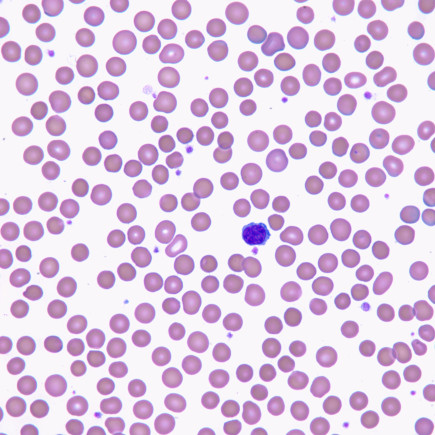
#> input picture images/blood_cells-2.jpg, 435 x 435 px, found by its file name; its folder holds only this picture in this run
$ python lab_8.py   (older library calls are emulated)
#> lines starting #> are read from the running program, lines starting #| are printed output that depends on the picture; after the words box and inside, x2 and y2 are one past the last pixel; in counts of white or black regions, pixels touching at a corner belong together
### utils/file_utils.py
#! /usr/bin/python
import os
from os import path

from argparse import ArgumentParser

import cv2


def _select_file(root):
    files = os.listdir(root)
    print("Select an Image:")
    for i, name in enumerate(files, 1):
        print(f"{i}) {name}")

    size = len(files)
    while True:
        value = input(f"Choice [1 - {size}]: ")
        try:
            value = int(value)
        except ValueError:
            print(f"{value} is not a valid integer")
        else:
            if 1 <= value <= size:
                break
            else:
                print(f"{value} out of range [1 - {size}]")

    return files[value - 1]


def load_image(name=None, root="images", color=False):
    if name is None:
        name = _select_file(root)

    if not path.exists(name):
        name = path.join(root, name)

    if not path.exists(name):
        raise ValueError(f"image file {name} does not exists")

    flag = cv2.IMREAD_COLOR if color else cv2.IMREAD_GRAYSCALE

    img = cv2.imread(name, flags=flag)

    if img is None:
        raise ValueError(f"cannot load {name}")

    return img


# [23 lines left out: functions parse_args, load_image_from_arg, not called in this run]

### utils/image_utils.py
#! /usr/bin/python

import cv2
import numpy as np


# [23 lines left out: functions get_histogram, colorize, not called in this run]


def show_image(*images, wait=0):
    for count, image in enumerate(images, 1):
        if isinstance(image, tuple):
            name, image = image
        else:
            name = f"Image {count}"

        cv2.imshow(name, image)
    if wait >= 0:
        wait *= 1000
        cv2.waitKey(wait)

### lab_8.py
#! /usr/bin/python

# autogenerated on 2020-04-01 09:31

# frequency image filter

import cv2
import numpy as np

from utils import *


def zero_pad(img, ker):
    output = np.zeros(ker.shape)
    size_x, size_y = img.shape

    output[0:size_x, 0:size_y] = img
    return output


def pre_process(img):
    img = img.astype(np.float)
    for i, row in enumerate(img):
        for j, p in enumerate(row):
            img[i, j] = p * (((-1) ** (i + j)))

    return img


def image_filter(img, ker):
    size_x, size_y = img.shape
    img = zero_pad(img, ker)
    img = pre_process(img)
    f_img = np.fft.fft2(img)

    tmp = f_img * ker

    output = np.real(np.fft.ifft2(tmp))
    output = pre_process(output)

    output = np.clip(output, 0, 255)
    output = output[0:size_x, 0:size_y]
    return output.astype(np.uint8)


def make_low_pass_kernel(size):
    tmp = np.ones((size, size))
    tmp /= size ** 2
    return tmp


def make_high_pass_kernel(size):
    tmp = np.ones((size, size)) * -1
    center = size ** 2
    tmp[size // 2, size // 2] = center
    return tmp


def run_test(img, kernels):
    for ker in kernels:
        tmp_a = image_filter(img, ker)
        tmp_b = cv2.filter2D(img, -1, ker)
        show_image(img, tmp_a, tmp_b, wait=1)


def low_pass_frequency_kernel(img, kernel_size, scale):
    size_x, size_y = img.shape
    ker = np.zeros((size_x + kernel_size - 1, size_y + kernel_size - 1))
    size_x, size_y = ker.shape
    cv2.ellipse(
        ker,
        (size_x // 2, size_y // 2),
        (size_x // scale, size_y // scale),
        0,
        0,
        360,
        1,
        -1,
    )
    return ker


def high_pass_frequency_kernel(img, kernel_size, scale):
    return 1 - low_pass_frequency_kernel(img, kernel_size, scale)


def main():
    img = load_image()
#> the loop in _select_file, `while True:` made 1 pass; the answer given on pass 1: 1
#> in load_image, `img = cv2.imread(name, flags=flag)`:
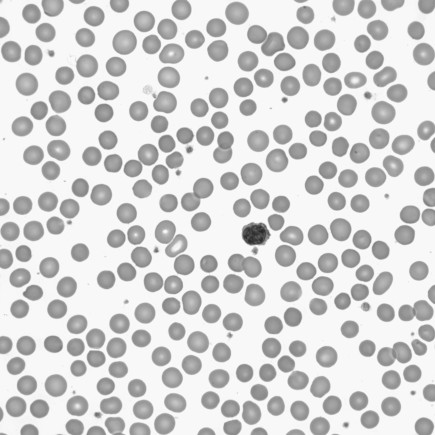
#> img: shape (435, 435); min 37, max 255, mean 211.7

    ker = high_pass_frequency_kernel(img, 21, 20)
#> in low_pass_frequency_kernel, `cv2.ellipse( ker, (size_x // 2, size_y // 2), (size_x // scale, size_y..`:
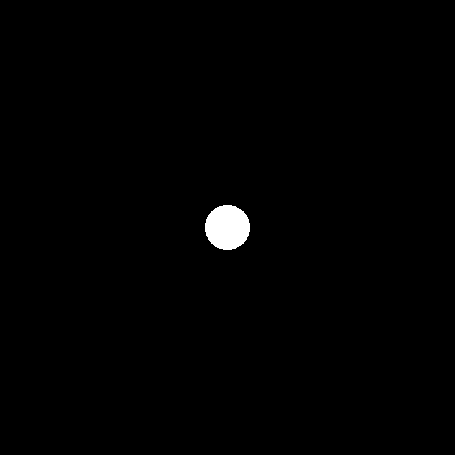
#> ker: shape (455, 455) float64; values 0 (black) and 1 (white), 0.77% white; 1 white region, box (x1, y1, x2, y2) and area: (205, 205, 250, 250) 1595
    out = image_filter(img, ker)
#> in zero_pad, `output[0:size_x, 0:size_y] = img`:
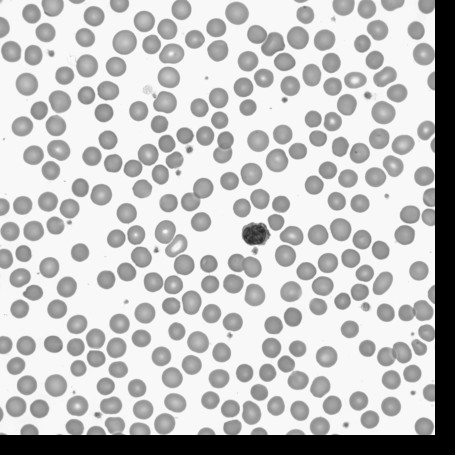
#> output: shape (455, 455) float64; min 0, max 255, mean 193.5
#> after the loop in pre_process, `for i, row in enumerate(img):`:
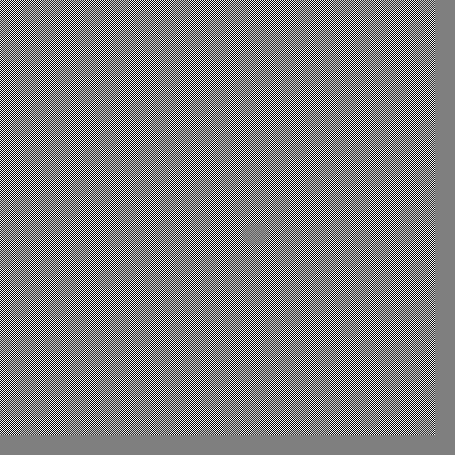
#> img: shape (455, 455) float64; min -255, max 255, mean 0; drawn with min black and max white
#> after the loop in pre_process (call 2), `for i, row in enumerate(img):`:
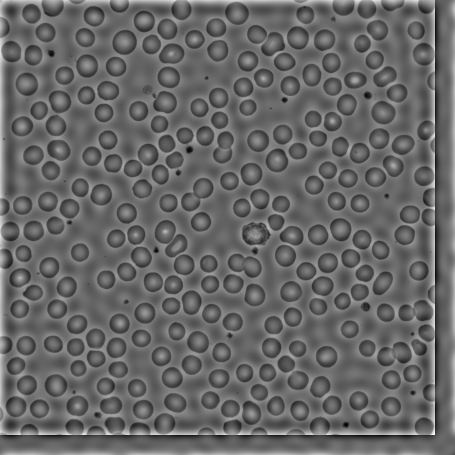
#> img: shape (455, 455) float64; min -134.8, max 201.5, mean 2; drawn with min black and max white
#> in image_filter, `output = np.clip(output, 0, 255)`:
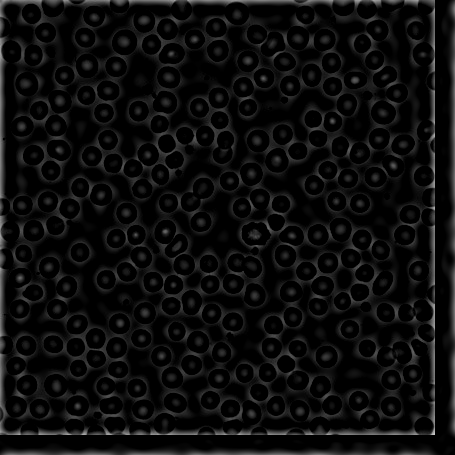
#> output: shape (455, 455) float64; min 0, max 201.5, mean 13.1
#> in image_filter, `output = output[0:size_x, 0:size_y]`:
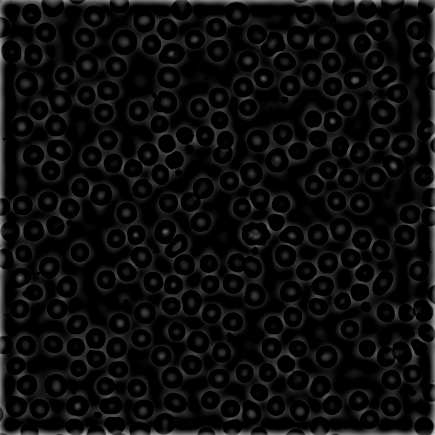
#> output: shape (435, 435) float64; min 0, max 201.5, mean 12.9
    show_image(out, wait=1)


if __name__ == "__main__":
    main()

$ run again, on images/blood_cells.png
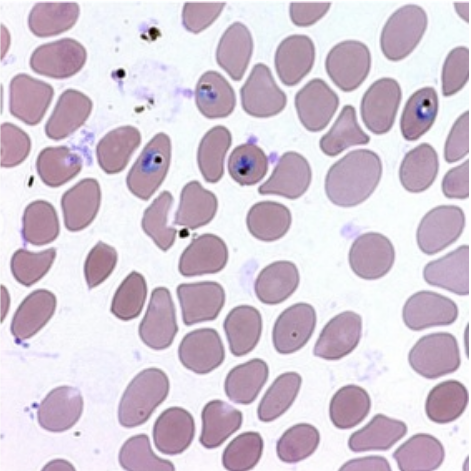
#> input picture images/blood_cells.png, 471 x 471 px, found by its file name
#> the loop in _select_file, `while True:` made 1 pass; the answer given on pass 1: 1
#> ker: shape (491, 491) float64; values 0 (black) and 1 (white), 0.78% white; 1 white region, box (x1, y1, x2, y2) and area: (221, 221, 270, 270) 1881
#> after the loop in pre_process (call 2), `for i, row in enumerate(img):`:
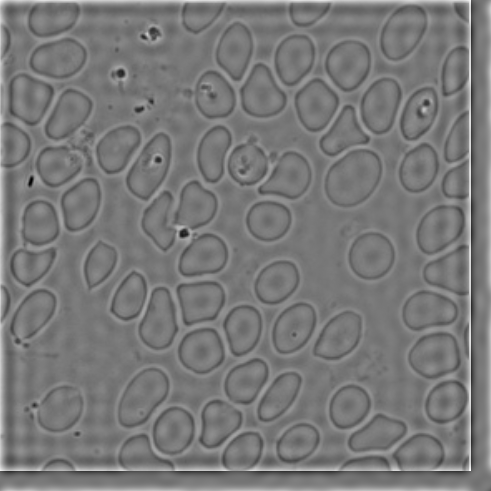
#> img: shape (491, 491) float64; min -187.9, max 211.2, mean 1.9; drawn with min black and max white
#> in image_filter, `output = output[0:size_x, 0:size_y]`:
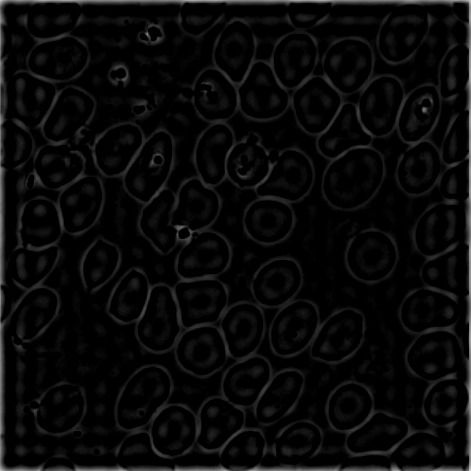
#> output: shape (471, 471) float64; min 0, max 211.2, mean 9.4
